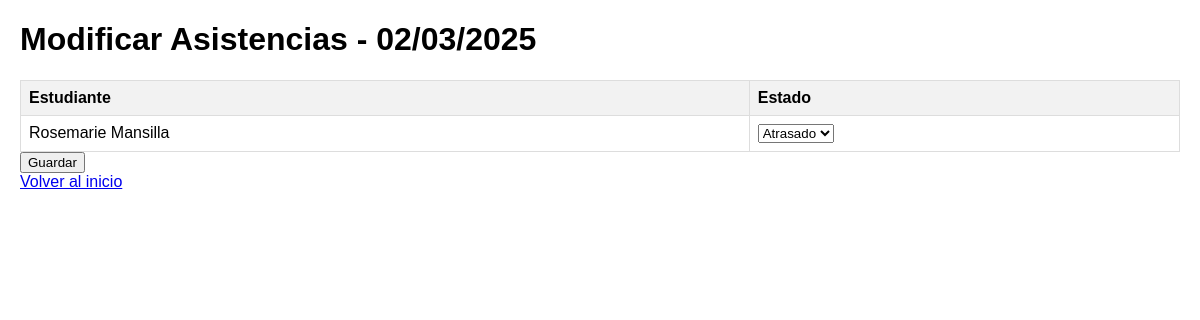
Page /modificar_asistencia_fecha/2025-03-02/ (signed in) on the committed database.
### asistencia/models.py (models this page shows, shortened)
class Asistencia(models.Model):
    ESTADO_CHOICES = [
        ('presente', 'Presente'),
        ('ausente', 'Ausente'),
        ('atrasado', 'Atrasado'),
    ]
    estudiante = models.ForeignKey(CustomUser, on_delete=models.CASCADE, limit_choices_to={'tipo_usuario': 'estudiante'})
    fecha = models.DateField()
    estado = models.CharField(max_length=10, choices=ESTADO_CHOICES)

class CustomUser(AbstractUser):
    TIPO_USUARIO_CHOICES = [
        ('profesor', 'Profesor'),
        ('estudiante', 'Estudiante'),
        ('admin', 'Admin'),
        ('oyente', 'Oyente'),
    ]
    nombre = models.CharField(max_length=100)
    apellido = models.CharField(max_length=100)
    tipo_usuario = models.CharField(max_length=10, choices=TIPO_USUARIO_CHOICES, default='estudiante')
    curso = models.ForeignKey(Curso, on_delete=models.SET_NULL, null=True, blank=True, related_name='usuarios')

### asistencia/views.py (the view)
# urls.py: path('modificar_asistencia_fecha/<str:fecha>/', login_required(views.modificar_asistencia_fecha), name='modificar_asistencia_fecha'),
@login_required
@login_required
def modificar_asistencia_fecha(request, fecha):
    fecha_obj = datetime.datetime.strptime(fecha, '%Y-%m-%d').date()
    if request.user.tipo_usuario == 'profesor' and request.user.curso:
        estudiantes = CustomUser.objects.filter(tipo_usuario='estudiante', curso=request.user.curso)
    else:
        estudiantes = CustomUser.objects.filter(tipo_usuario='estudiante', id=request.user.id)
    asistencias = []
    for estudiante in estudiantes:
        asistencia, created = Asistencia.objects.get_or_create(
            estudiante=estudiante,
            fecha=fecha_obj,
            defaults={'estado': 'presente'}  # Estado predeterminado
        )
        asistencias.append(asistencia)
    if request.method == 'POST':
        for asistencia in asistencias:
            form = AsistenciaForm(request.POST, prefix=str(asistencia.id), instance=asistencia)
            if form.is_valid():
                form.save()
        return redirect('inicio')
    forms = [AsistenciaForm(prefix=str(asistencia.id), instance=asistencia) for asistencia in asistencias]
    context = {
        'fecha': fecha_obj,
        'forms': forms,
    }
    return render(request, 'modificar_asistencia_fecha.html', context)

### asistencia/templates/modificar_asistencia_fecha.html (shortened to what this page needs)
<!DOCTYPE html>
<html lang="es">
<head>
</head>
<body>
    <h1>Modificar Asistencias - {{ fecha|date:"d/m/Y" }}</h1>
    <form method="post">
        <table>
            <thead>
                <tr>
                    <th>Estudiante</th>
                    <th>Estado</th>
                </tr>
            </thead>
            <tbody>
                {% for form in forms %}
                    <tr>
                        <td>{{ form.instance.estudiante.nombre }} {{ form.instance.estudiante.apellido }}</td>
                        <td>{{ form.estado }}</td>
                    </tr>
                {% endfor %}
            </tbody>
        </table>
        <button type="submit">Guardar</button>
    </form>
    <a href="{% url 'inicio' %}">Volver al inicio</a>
</body>
</html>

### asistencia/templates/modificar_asistencia_fecha.html (style rules this page uses)
body { font-family: Arial, sans-serif; margin: 20px; }
table { width: 100%; border-collapse: collapse; margin-top: 20px; }
th, td { border: 1px solid #ddd; padding: 8px; text-align: left; }
th { background-color: #f2f2f2; }

### rows in the picture
Asistencia: instance.estudiante.nombre "Rosemarie", instance.estudiante.apellido "Mansilla"

### other values in the picture
{{ fecha|date:"d/m/Y" }} "02/03/2025"
